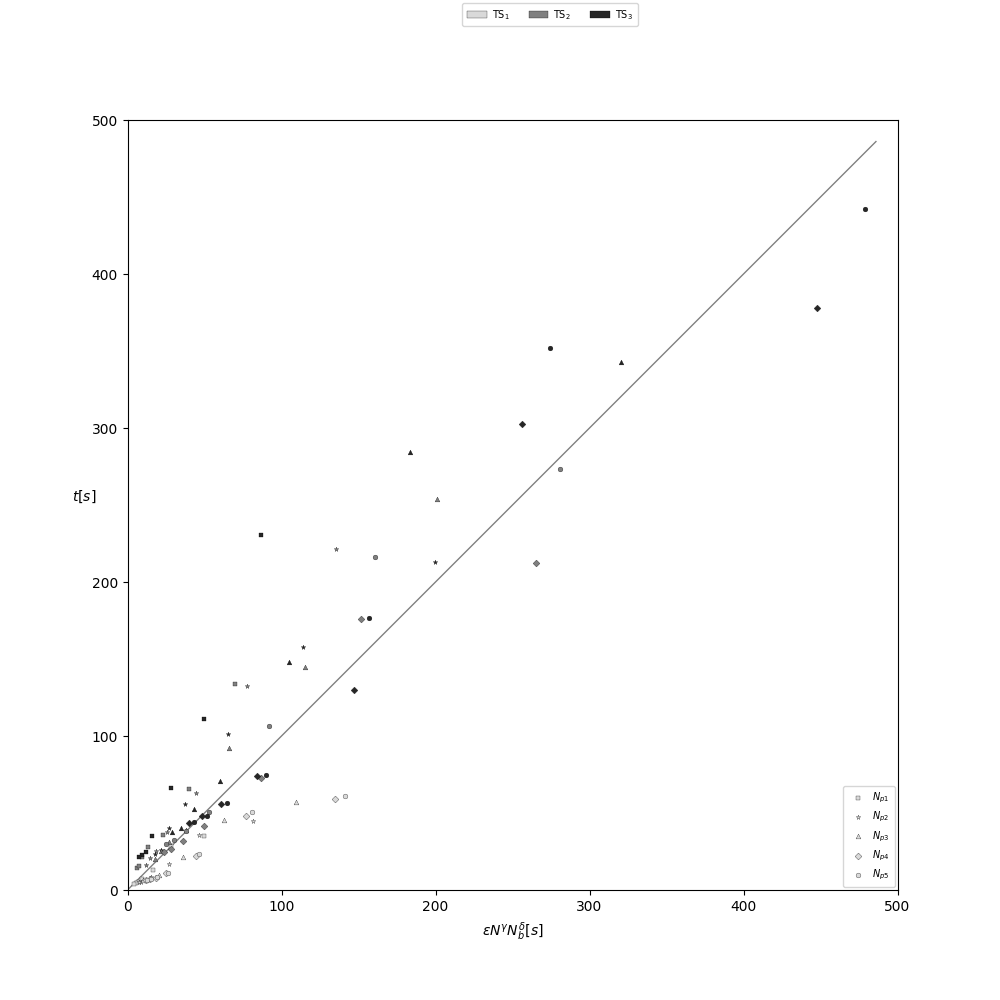

Write Python code to recreate this figure.
import os
import numpy as np
import pandas as pd
import matplotlib.pyplot as plt
from sklearn.linear_model import LinearRegression

## Load data
df  = pd.read_csv( os.path.join( os.getcwd(), 'data.csv' ) )

## Figure
fig      = plt.figure(figsize=(10,10))
ax       = fig.add_subplot(111)
scsz     = 12
sclw     = 0.21
colorts1 = 3*[0.85]
colorts2 = 3*[0.5]
colorts3 = 3*[0.15]

## Fit the data
equis = np.concatenate(
    (
        np.expand_dims(np.log(df['nthreads'].to_numpy()),axis=1),
        np.expand_dims(np.log(df['nbins'].to_numpy()), axis=1)
    ), axis=1)
ydata   = np.log(df['time'].to_numpy())
reg     = LinearRegression().fit(equis, ydata)
coef    = reg.coef_
fac     = np.exp(reg.intercept_ )

## 1:1 curve
ax.plot( np.arange(0,1.1*np.max(df['time'].to_numpy()),1), np.arange(0,1.1*np.max(df['time'].to_numpy()),1), linewidth=1, color='k', alpha=0.5, zorder=-1 )


## NP 28000
##########################
nparticles = 28000
marker     = 's' 
pdf        = df[df['nparticles']==nparticles]
# TS1
TSID       = 1
fdf        = pdf[ pdf['tsid'] == TSID ]
thefunc    = fac*fdf['nthreads'].to_numpy()**coef[0]*fdf['nbins'].to_numpy()**coef[1]
np1 = ax.scatter( thefunc, fdf['time'].to_numpy(), facecolor=colorts1, marker=marker, edgecolor='k', linewidth=sclw, s=scsz )
# TS2
TSID       = 2
fdf        = pdf[ pdf['tsid'] == TSID ]
thefunc    = fac*fdf['nthreads'].to_numpy()**coef[0]*fdf['nbins'].to_numpy()**coef[1]
ax.scatter( thefunc, fdf['time'].to_numpy(), facecolor=colorts2, marker=marker, edgecolor='k', linewidth=sclw, s=scsz )
# TS3
TSID       = 3
fdf        = pdf[ pdf['tsid'] == TSID ]
thefunc    = fac*fdf['nthreads'].to_numpy()**coef[0]*fdf['nbins'].to_numpy()**coef[1]
ax.scatter( thefunc, fdf['time'].to_numpy(), facecolor=colorts3, marker=marker, edgecolor='k', linewidth=sclw, s=scsz)
##########################

## NP 224000
##########################
nparticles = 224000
marker     = '*' 
pdf        = df[df['nparticles']==nparticles]
# TS1
TSID       = 1
fdf        = pdf[ pdf['tsid'] == TSID ]
thefunc    = fac*fdf['nthreads'].to_numpy()**coef[0]*fdf['nbins'].to_numpy()**coef[1]
np2 = ax.scatter( thefunc, fdf['time'].to_numpy(), facecolor=colorts1, marker=marker, edgecolor='k', linewidth=sclw, s=scsz )
# TS2
TSID       = 2
fdf        = pdf[ pdf['tsid'] == TSID ]
thefunc    = fac*fdf['nthreads'].to_numpy()**coef[0]*fdf['nbins'].to_numpy()**coef[1]
ax.scatter( thefunc, fdf['time'].to_numpy(), facecolor=colorts2, marker=marker, edgecolor='k', linewidth=sclw, s=scsz )
# TS3
TSID       = 3
fdf        = pdf[ pdf['tsid'] == TSID ]
thefunc    = fac*fdf['nthreads'].to_numpy()**coef[0]*fdf['nbins'].to_numpy()**coef[1]
ax.scatter( thefunc, fdf['time'].to_numpy(), facecolor=colorts3, marker=marker, edgecolor='k', linewidth=sclw, s=scsz)

## NP 1792000
##########################
nparticles = 1792000
marker     = '^' 
pdf        = df[df['nparticles']==nparticles]
# TS1
TSID       = 1
fdf        = pdf[ pdf['tsid'] == TSID ]
thefunc    = fac*fdf['nthreads'].to_numpy()**coef[0]*fdf['nbins'].to_numpy()**coef[1]
np3 = ax.scatter( thefunc, fdf['time'].to_numpy(), facecolor=colorts1, marker=marker, edgecolor='k', linewidth=sclw, s=scsz )
# TS2
TSID       = 2
fdf        = pdf[ pdf['tsid'] == TSID ]
thefunc    = fac*fdf['nthreads'].to_numpy()**coef[0]*fdf['nbins'].to_numpy()**coef[1]
ax.scatter( thefunc, fdf['time'].to_numpy(), facecolor=colorts2, marker=marker, edgecolor='k', linewidth=sclw, s=scsz )
# TS3
TSID       = 3
fdf        = pdf[ pdf['tsid'] == TSID ]
thefunc    = fac*fdf['nthreads'].to_numpy()**coef[0]*fdf['nbins'].to_numpy()**coef[1]
ax.scatter( thefunc, fdf['time'].to_numpy(), facecolor=colorts3, marker=marker, edgecolor='k', linewidth=sclw, s=scsz)

## NP 14336000
##########################
nparticles = 14336000
marker     = 'D' 
pdf        = df[df['nparticles']==nparticles]
# TS1
TSID       = 1
fdf        = pdf[ pdf['tsid'] == TSID ]
thefunc    = fac*fdf['nthreads'].to_numpy()**coef[0]*fdf['nbins'].to_numpy()**coef[1]
np4 = ax.scatter( thefunc, fdf['time'].to_numpy(), facecolor=colorts1, marker=marker, edgecolor='k', linewidth=sclw, s=scsz )
# TS2
TSID       = 2
fdf        = pdf[ pdf['tsid'] == TSID ]
thefunc    = fac*fdf['nthreads'].to_numpy()**coef[0]*fdf['nbins'].to_numpy()**coef[1]
ax.scatter( thefunc, fdf['time'].to_numpy(), facecolor=colorts2, marker=marker, edgecolor='k', linewidth=sclw, s=scsz )
# TS3
TSID       = 3
fdf        = pdf[ pdf['tsid'] == TSID ]
thefunc    = fac*fdf['nthreads'].to_numpy()**coef[0]*fdf['nbins'].to_numpy()**coef[1]
ax.scatter( thefunc, fdf['time'].to_numpy(), facecolor=colorts3, marker=marker, edgecolor='k', linewidth=sclw, s=scsz)

## NP 24006500
##########################
nparticles = 24006500
marker     = 'o' 
pdf        = df[df['nparticles']==nparticles]
# TS1
TSID       = 1
fdf        = pdf[ pdf['tsid'] == TSID ]
thefunc    = fac*fdf['nthreads'].to_numpy()**coef[0]*fdf['nbins'].to_numpy()**coef[1]
np5 = ax.scatter( thefunc, fdf['time'].to_numpy(), facecolor=colorts1, marker=marker, edgecolor='k', linewidth=sclw, s=scsz )
# TS2
TSID       = 2
fdf        = pdf[ pdf['tsid'] == TSID ]
thefunc    = fac*fdf['nthreads'].to_numpy()**coef[0]*fdf['nbins'].to_numpy()**coef[1]
ax.scatter( thefunc, fdf['time'].to_numpy(), facecolor=colorts2, marker=marker, edgecolor='k', linewidth=sclw, s=scsz )
# TS3
TSID       = 3
fdf        = pdf[ pdf['tsid'] == TSID ]
thefunc    = fac*fdf['nthreads'].to_numpy()**coef[0]*fdf['nbins'].to_numpy()**coef[1]
ax.scatter( thefunc, fdf['time'].to_numpy(), facecolor=colorts3, marker=marker, edgecolor='k', linewidth=sclw, s=scsz)

## Fake bar
hdts1 = ax.bar( -500, 0, 10, color=colorts1, edgecolor='k', linewidth=0.2, zorder=5, )
hdts2 = ax.bar( -500, 0, 10, color=colorts2, edgecolor='k', linewidth=0.2, zorder=5, )
hdts3 = ax.bar( -500, 0, 10, color=colorts3, edgecolor='k', linewidth=0.2, zorder=5, )

ax.set_ylabel('$t[s]$', labelpad=5, rotation=0)
ax.set_xlabel('$\\epsilon N^{\\gamma}N_b^{\\delta}[s]$', labelpad=5, rotation=0)
ax.set_aspect('equal')
ax.set_ylim([0,500])
ax.set_xlim([0,500])

ax.legend(
        [
            np1,
            np2,
            np3,
            np4,
            np5,
        ],
        [
            '$N_{p1}$',   
            '$N_{p2}$',
            '$N_{p3}$',
            '$N_{p4}$',
            '$N_{p5}$',
        ],
        loc='lower right', 
        fontsize=7, 
        borderpad=0.5, 
        borderaxespad=0.3, 
        handletextpad=0.5
    )
fig.legend(
        [
            hdts1,
            hdts2,
            hdts3,
        ],
        [
            '$\\mathrm{TS}_{1}$',   
            '$\\mathrm{TS}_{2}$',
            '$\\mathrm{TS}_{3}$',
        ],
        loc='upper center', 
        fontsize=7, 
        borderpad=0.5, 
        borderaxespad=0.3, 
        handletextpad=0.5,
        ncol = 3, 
        bbox_to_anchor =  [0.55, 1]
    )

plt.savefig( 'figure_scaling.png' )
